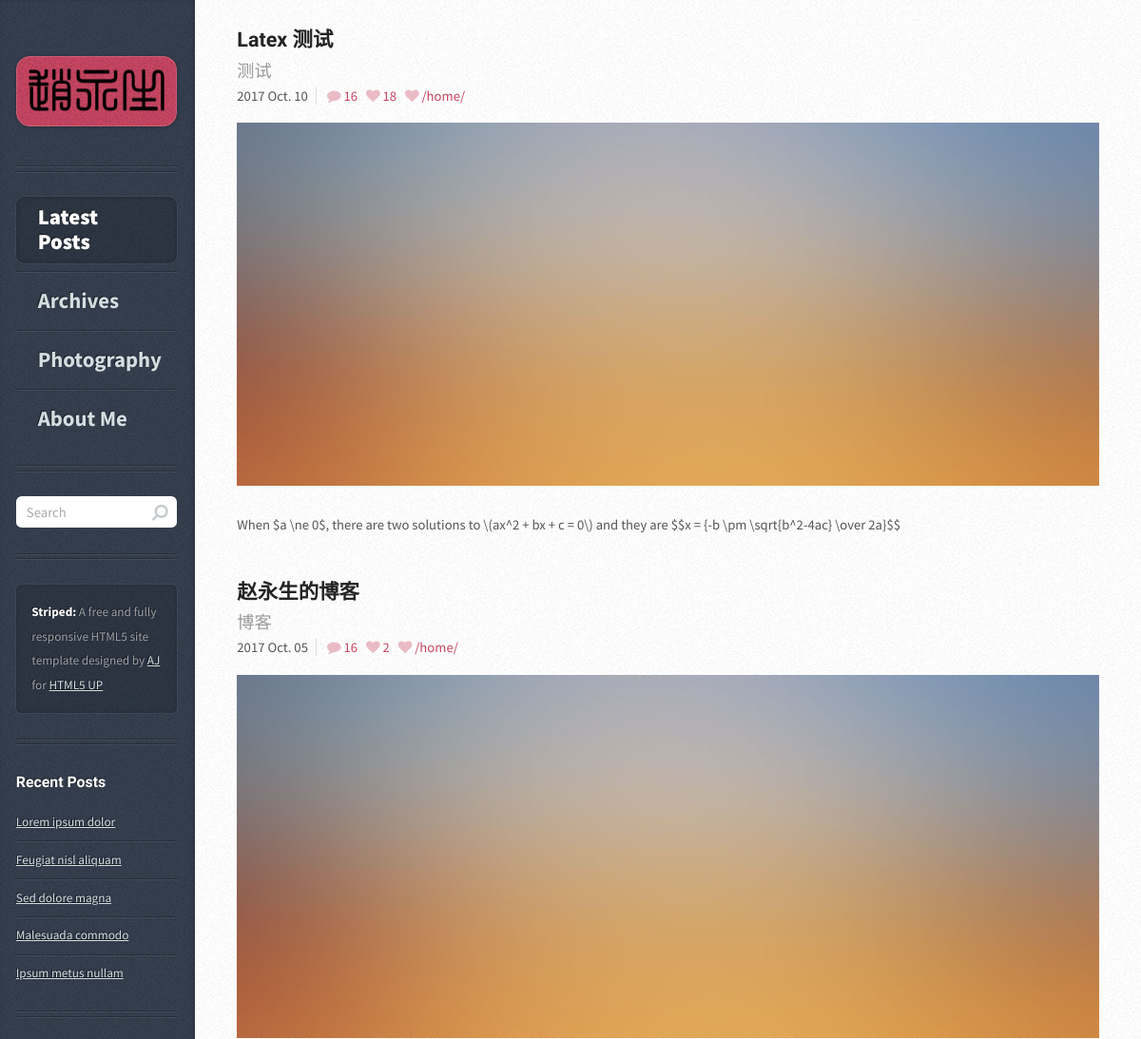
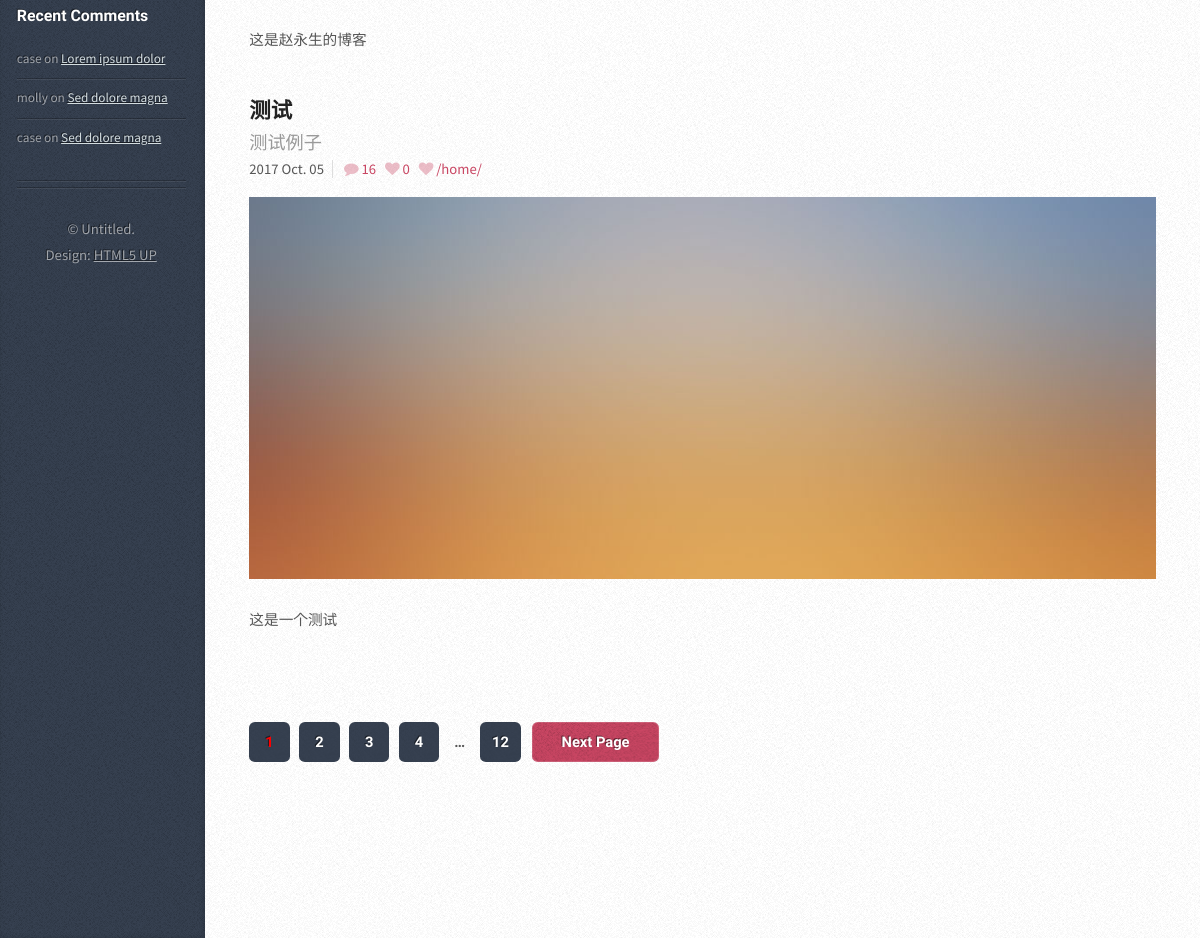
/home/, run on the app's committed database (2 pictures, top to bottom).
### article/models.py (models this page shows, shortened)
class Article(models.Model):
    title = models.CharField(max_length=100)  # 博客题目
    category = models.CharField(max_length=50, blank=True)  # 博客标签
    lovecount = models.IntegerField(default=0)  # 博客点赞数量
    date_time = models.DateTimeField(auto_now_add=True)  # 博客日期
    abstract = models.TextField(blank=True, null=True)  # 博客文章简介
    content = models.TextField(blank=True, null=True)  # 博客文章正文
    class Meta:  # 按时间下降排序
        ordering = ['-date_time']

### article/views.py (the view)
# urls.py: url(r'^home/$', home, name='home'),
def home(request):
        post_list = Article.objects.all()  # 获取全部的Article对象
        post_num = len(post_list)+30
        page_num = int(math.ceil(post_num/3.0))
        if page_num > 4:
            page_max = page_num     # 两种模式，一种小于等于4页；一种大于4页
        else:
            page_max = 0
        if post_num > 3:
            return render(request, 'index.html', {'post_list': post_list[0:3], 'page_num': range(1,page_num+1), 'page_max': page_max, 'currt_pg': 1})
        else:
            return render(request, 'index.html', {'post_list': post_list, 'page_num': range(1,page_num+1), 'page_max': page_max, 'currt_pg': 1})

### templates/index.html (shortened to what this page needs)
	{% extends "base.html" %}
{% load static %}
{% block content_post %}
{% for post in post_list%}
    <article class="box post post-excerpt">
      <header>
        <h2><a href="{% url "article" id=post.id %}">{{ post.title }}</a></h2>
        <p>{{ post.category }}</p>
      </header>
      <div class="info">
        <span class="date">
          <span class="year">{{post.date_time.year}}</span>
          {% if post.date_time.month == 1 %}
              <span class="month">Jan.</span>
          {% elif post.date_time.month == 2 %}
              <span class="month">Feb.</span>
          {% elif post.date_time.month == 3 %}
              <span class="month">Mar.</span>
          {% elif post.date_time.month == 4 %}
              <span class="month">Apr.</span>
          {% elif post.date_time.month == 5 %}
              <span class="month">May.</span>
          {% elif post.date_time.month == 6 %}
              <span class="month">Jun.</span>
          {% elif post.date_time.month == 7 %}
              <span class="month">Jul.</span>
          {% elif post.date_time.month == 8 %}
              <span class="month">Aug.</span>
          {% elif post.date_time.month == 9 %}
              <span class="month">Sep.</span>
          {% elif post.date_time.month == 10 %}
              <span class="month">Oct.</span>
          {% elif post.date_time.month == 11 %}
              <span class="month">Mov.</span>
          {% else %}
              <span class="month">Dec.</span>
          {% endif %}
          {% if post.date_time.day < 10 %}
              <span class="month">0{{post.date_time.day}}</span>
          {% else %}
              <span class="month">{{post.date_time.day}}</span>
          {% endif %}
        </span>
        <ul class="stats" style="padding:0em; margin:0em">
          <li><a href="#" class="icon fa-comment">16</a></li>
          <li><a href="javascript:void(0)" class="icon fa-heart" onclick="addLove({{post.id}})" id="a_love_{{post.id}}" >{{ post.lovecount }}</a></li>
          <li><a href="{% url "love" id=post.id path=request.path %}" class="icon fa-heart">{{ request.path }}</a></li>
        </ul>
      </div>
      <a href="#" class="image featured"><img src="{% static "images/pic01.jpg" %}" alt="" /></a>
      {{ post.abstract | safe }}
    </article>
{% endfor %}
{% endblock %}
{% block content_pagination %}
    <div class="pagination">
      <div class="pages">
        {% if page_max == 0 %}
          {% for page in page_num %}
             {% if page == currt_pg %}
                <a href="{% url "index" pg=page %}" class="active" style="color:red">{{ page }}</a>
             {% else %}
                <a href="{% url "index" pg=page %}" class="active">{{ page }}</a>
             {% endif %}
          {% endfor %}
        {% else %}
          {% if page_max > currt_pg|add:"+3" %}
            <a href="{% url "index" pg=currt_pg %}" class="active" style="color:red">{{ currt_pg }}</a>
            <a href="{% url "index" pg=currt_pg|add:"+1" %}" class="active">{{ currt_pg|add:"+1" }}</a>
            <a href="{% url "index" pg=currt_pg|add:"+2" %}" class="active">{{ currt_pg|add:"+2" }}</a>
            <a href="{% url "index" pg=currt_pg|add:"+3" %}" class="active">{{ currt_pg|add:"+3" }}</a>
            <span>&hellip;</span>
            <a href="{% url "index" pg=page_max %}" class="active">{{ page_max }}</a>
          {% endif %}
        {% endif %}
      </div>
      <a href="{% url "index" pg=currt_pg|add:"+1" %}" class="button next">Next Page</a>
    </div>
{% endblock %}
{% block content_nav %}
<li class="current"><a href="{% url "home" %}">Latest Posts</a></li>
<li><a href="{% url "archives" %}">Archives</a></li>
<li><a href="{% url "photography" %}">Photography</a></li>
<li><a href="{% url "about_me" %}">About Me</a></li>
{% endblock%}

### data on the page
Article: title "Latex 测试", category "测试", date_time.year "2017", shows "Oct.", date_time.day "10", lovecount "18", path "/home/", abstract "When $a \\ne 0$, there are two solutions to \\(ax^2 + bx + c = 0\\) and they are $$x = {-b \\pm \\sqrt{b^2-4ac} \\over 2a}$$"
Article: title "赵永生的博客", category "博客", date_time.year "2017", shows "Oct.", date_time.day "5", lovecount "2", path "/home/", abstract "这是赵永生的博客"
Article: title "测试", category "测试例子", date_time.year "2017", shows "Oct.", date_time.day "5", lovecount "0", path "/home/", abstract "这是一个测试"

### other printed values
{{ currt_pg }} "1"
{{ currt_pg|add:"+1" }} "2"
{{ currt_pg|add:"+2" }} "3"
{{ currt_pg|add:"+3" }} "4"
{{ page_max }} "12"
